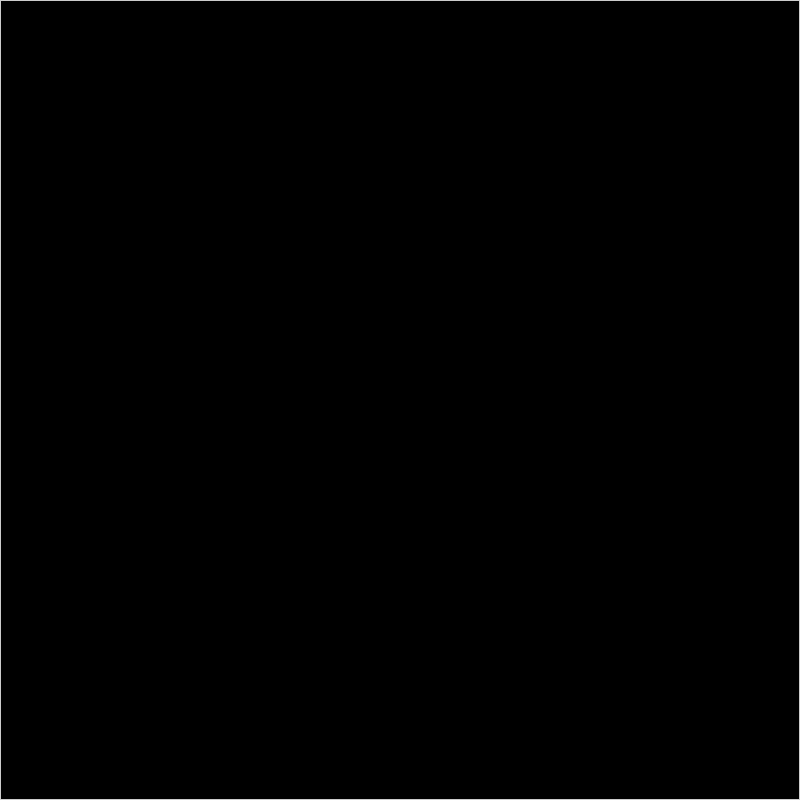
Frame 1 (no input)
Frame 60 (the mouse pressed at the canvas centre just before this capture): identical to frame 1, image omitted
Frame 120 (the mouse held since frame 60 and released just before this capture): identical to frame 1, image omitted

The Processing sketch that drew this single still picture (run headless with seeded random() and noise(); from frame 60 on, the mouse is pressed at the canvas centre):

// Processing sketch: waterripple
// ── waterripple.pde
float damping=0.99;
float[][] buffer1;
float[][] buffer2;

void setup()
{
  size(800,800);
  buffer1=new float[width][height];
  buffer2=new float[width][height];
  
}
void mouseDragged()
{
  buffer1[mouseX][mouseY]=255;
}
void draw()
{
  loadPixels();
  for(int i=1;i<width-1;i++)
  {for(int j=1;j<height-1;j++)
  {
    buffer1[i][j]=(buffer2[i+1][j]+buffer2[i-1][j]+buffer2[i][j+1]+buffer2[i][j-1])/2 - buffer1[i][j];
    buffer1[i][j]*=damping;
    int index=i+j*width;
     pixels[index]=color(buffer1[i][j]*255); 
    
    
  }}
  updatePixels();
  float[][] temp=buffer2;
  buffer2=buffer1;
  buffer1=temp;
}
